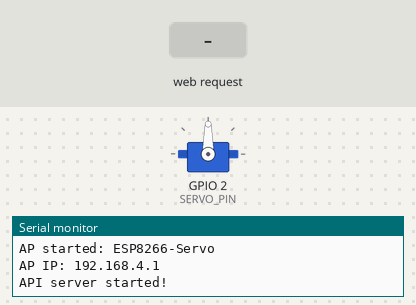
Bench run of a sketch on a simulated ESP8266 (NodeMCU). Parts: servo, the last lines printed to the serial monitor. The inputs (shaded band) are chosen by the test bench.

Above: at 1.2 s.
1.3 s: HTTP request GET /set?angle=1 received
At 2.2 s:
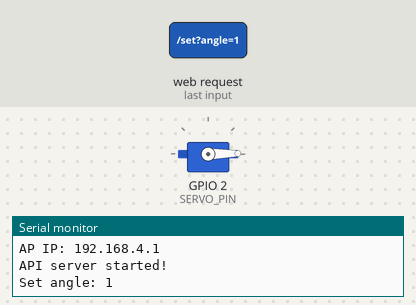
2.8 s: HTTP request GET /set?angle=120 received
At 3.4 s:
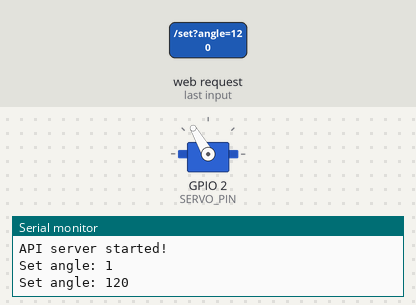
Timing chart, 0 to 5.8 s (numbered marks = the images above; inputs shaded):
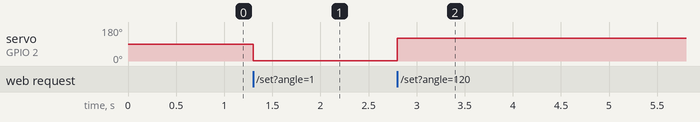

Measured:
- after the input at 1.3 s, servo on GPIO 2 (SERVO_PIN): 90° → 1° at once
- after the input at 2.8 s, servo on GPIO 2 (SERVO_PIN): 1° → 120° at once

The sketch:

WiFi_Servo_Control.ino
```cpp
/**
 * ESP8266 WiFi舵机控制工程 — AP直连版
 * 版本：v2.1
 * 日期：2026-05-03
 * 描述：ESP8266创建WiFi热点，手机直连控制SG90舵机
 *
 * AP信息：
 *   SSID: ESP8266-Servo
 *   密码: 12345678
 *   IP:   192.168.4.1
 *
 * API端点：
 *   GET /set?angle=N  设置舵机角度（0-180）
 *   GET /get          返回当前舵机角度
 *
 * 功能：
 *  - 舵机PWM脉冲宽度校准
 *  - angle参数纯数字校验
 */

#include <ESP8266WiFi.h>
#include <ESP8266WebServer.h>
#include <Servo.h>

// AP配置（手机WiFi列表中找到此名称连接）
#define AP_SSID "ESP8266-Servo"
#define AP_PASSWORD "12345678"

// 硬件配置
#define SERVO_PIN 2          // 舵机信号引脚（D4 = GPIO2）

// 舵机PWM脉冲宽度校准（SG90典型范围：500~2500µs）
#define SERVO_PULSE_MIN 500
#define SERVO_PULSE_MAX 2500

// 全局对象和变量
ESP8266WebServer server(80);
Servo myServo;
int servoPosition = 90;      // 舵机当前位置，初始90°

// ============================================================
// setup()
// ============================================================
void setup() {
  Serial.begin(115200);
  myServo.attach(SERVO_PIN, SERVO_PULSE_MIN, SERVO_PULSE_MAX);
  myServo.write(servoPosition);

  // 创建WiFi热点
  WiFi.mode(WIFI_AP);
  WiFi.softAP(AP_SSID, AP_PASSWORD);

  Serial.println("");
  Serial.print("AP started: ");
  Serial.println(AP_SSID);
  Serial.print("AP IP: ");
  Serial.println(WiFi.softAPIP());

  server.on("/set", handleSetServo);
  server.on("/get", handleGetPosition);
  server.onNotFound(handleNotFound);
  server.begin();
  Serial.println("API server started!");
}

// ============================================================
// loop() — 主循环
// ============================================================
void loop() {
  server.handleClient();
}

// ============================================================
// REST API 端点
// ============================================================

// GET /set?angle=N — 设置舵机角度
void handleSetServo() {
  if (!server.hasArg("angle")) {
    server.send(400, "text/plain", "Missing angle");
    return;
  }

  String angleStr = server.arg("angle");

  // 校验：参数不能为空
  if (angleStr.length() == 0) {
    server.send(400, "text/plain", "Empty angle parameter");
    return;
  }

  // 校验：参数必须为纯数字（避免 "abc" 被 toInt() 误转为 0）
  for (size_t i = 0; i < angleStr.length(); i++) {
    if (!isDigit(angleStr.charAt(i))) {
      server.send(400, "text/plain", "Invalid angle parameter (must be numeric)");
      return;
    }
  }

  int angle = angleStr.toInt();

  if (angle >= 0 && angle <= 180) {
    servoPosition = angle;
    myServo.write(servoPosition);
    Serial.print("Set angle: ");
    Serial.println(angle);
    server.send(200, "text/plain", "OK");
  } else {
    server.send(400, "text/plain", "Angle out of range (0-180)");
  }
}

// GET /get — 返回当前角度
void handleGetPosition() {
  server.send(200, "text/plain", String(servoPosition));
}

// 404
void handleNotFound() {
  server.send(404, "text/plain", "Not Found");
}
```
